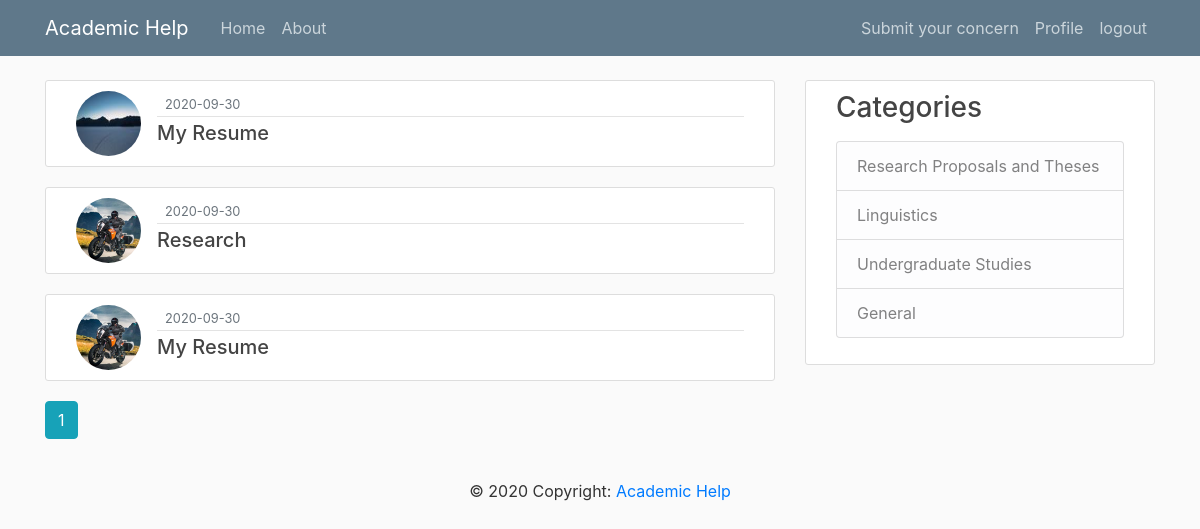
Screenshot of /cat/4 (signed in) with the database file from the repository.
### app/models.py (models this page shows, shortened)
class Post(db.Model):
    id = db.Column(db.Integer, primary_key=True)
    title = db.Column(db.String(100), nullable=False)
    date_posted = db.Column(db.DateTime, nullable=False,
                            default=datetime.utcnow)
    content = db.Column(db.Text, nullable=False)
    category = db.Column(db.Text)
    user_id = db.Column(db.Integer, db.ForeignKey('user.id'), nullable=False)

class User(db.Model, UserMixin):
    id = db.Column(db.Integer, primary_key=True)
    username = db.Column(db.String(20), unique=True, nullable=False)
    email = db.Column(db.String(120), unique=True, nullable=False)
    image_file = db.Column(db.String(20), nullable=False,
                           default='default-pic.jpg')
    password = db.Column(db.String(60), nullable=False)
    posts = db.relationship('Post', backref='author', lazy=True)

### app/posts/routes.py (the view)
@posts.route("/cat/<int:category>")
def category_posts(category):
    page = request.args.get('page', 1, type=int)
    cat = Post.query.filter_by(category=category).first_or_404()
    posts = Post.query.filter_by(category=category)\
        .order_by(Post.date_posted.desc())\
        .paginate(page=page, per_page=5)
    return render_template('category_posts.html', category=cat, posts=posts)

### app/models.py (called while the page is built)
@login_manager.user_loader
def load_user(user_id):
    return User.query.get(int(user_id))

### app/templates/category_posts.html (shortened to what this page needs)
{% extends "layout.html" %}
{% block content %}
    {% for post in posts.items %}
        <article class="media content-section">
          <img class="rounded-circle article-img" src="{{ url_for('static', filename='profile_pics/' + post.author.image_file) }}">
          <div class="media-body">
            <div class="article-metadata">
              <small class="text-muted">{{ post.date_posted.strftime('%Y-%m-%d') }}</small>
            </div>
            <h5><a class="article-title" href="{{ url_for('posts.post', post_id=post.id) }}">{{ post.title }}</a></h5>
          </div>
        </article>
    {% endfor %}
    {% for page_num in posts.iter_pages(left_edge=1, right_edge=1, left_current=1, right_current=2) %}
      {% if page_num %}
        {% if posts.page == page_num %}
          <a class="btn btn-info mb-4" href="{{ url_for('posts.category_posts', category=category.category, page=page_num) }}">{{ page_num }}</a>
        {% else %}
          <a class="btn btn-outline-info mb-4" href="{{ url_for('posts.category_posts', category=category.category, page=page_num) }}">{{ page_num }}</a>
        {% endif %}
      {% else %}
        ...
      {% endif %}
    {% endfor %}
{% endblock content %}

### app/static/main.css (style rules this page uses)
body { background: #fafafa; color: #333333; margin-top: 5rem; }
h1, h2, h3, h4, h5, h6 { color: #444444; }
.content-section { background: #ffffff; padding: 10px 30px; border: 1px solid #dddddd; border-radius: 3px; margin-bottom: 20px; }
.article-title { color: #444444; }
.article-img { height: 65px; width: 65px; margin-right: 16px; }
.article-metadata { padding-bottom: 1px; margin-bottom: 4px; border-bottom: 1px solid #e3e3e3; }

### rows the page displays
Post: image_file (picture), date_posted "2020-09-30", title "My Resume"
Post: image_file (picture), date_posted "2020-09-30", title "Research"
Post: image_file (picture), date_posted "2020-09-30", title "My Resume"

### other values shown
{{ page_num }} "1"
